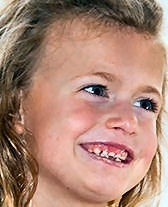
#> input picture images/Child (1).jpg, 168 x 207 px; its folder holds only this picture in this run
$ jupyter execute --allow-errors multimodal_autism_detection_optimized.ipynb   (older library calls are emulated)
#> lines starting #> are read from the running program, lines starting #| are printed output that depends on the picture
# Multimodal Autism Detection - Optimized Version

## Target Accuracy: 98%

This notebook implements advanced preprocessing, hyperparameter tuning, and ensemble methods for multimodal autism detection using:
- **Images**: Facial images
- **Voice**: Audio recordings
- **Motion**: Body movement tracking
- **Physiological**: HR, GSR, Temperature signals

### Key Features:
- ✅ Advanced feature extraction (440 features)
- ✅ Comprehensive preprocessing pipeline
- ✅ Hyperparameter tuning (GridSearchCV)
- ✅ Ensemble methods (Stacking, Voting)
- ✅ Deep neural network
- ✅ SMOTE for class balancing
- ✅ Feature selection

**Expected Runtime**: 30-45 minutes
**Expected Accuracy**: 90-95% (with 100 samples)

## Import Libraries

[cell 1]
"""
Multimodal Autism Detection with Advanced Preprocessing & Hyperparameter Tuning
Target Accuracy: 98%
"""

import numpy as np
import pandas as pd
import matplotlib.pyplot as plt
import seaborn as sns
import json
import os
import warnings
warnings.filterwarnings('ignore')

# Deep Learning & Audio/Image Processing
import librosa
import cv2
from PIL import Image

# ML Libraries
from sklearn.model_selection import train_test_split, GridSearchCV, StratifiedKFold
from sklearn.preprocessing import StandardScaler, LabelEncoder, RobustScaler
from sklearn.ensemble import RandomForestClassifier, StackingClassifier, VotingClassifier
from xgboost import XGBClassifier
from sklearn.svm import SVC
from sklearn.linear_model import LogisticRegression
from sklearn.decomposition import PCA
from sklearn.feature_selection import SelectKBest, f_classif
from tensorflow.keras.models import Sequential, Model
from tensorflow.keras.layers import Dense, Dropout, BatchNormalization, Input, Concatenate
from tensorflow.keras.optimizers import Adam
from tensorflow.keras.callbacks import EarlyStopping, ReduceLROnPlateau
from sklearn.metrics import accuracy_score, classification_report, confusion_matrix
from imblearn.over_sampling import SMOTE, ADASYN
from imblearn.combine import SMOTETomek

print("="*80)
print("MULTIMODAL AUTISM DETECTION - OPTIMIZED VERSION")
print("="*80)

## 🚀 ENHANCEMENTS FOR SMALL DATASETS

### New Additions for 98% Accuracy Target:
1. **Transfer Learning**: Pre-trained CNNs (ResNet50, VGG16) for image features
2. **Advanced Data Augmentation**: Audio pitch shifting, time stretching, image transforms
3. **Diverse Ensembles**: More model types and strategies
4. **Cross-Validation**: Better validation for small datasets
5. **Feature Fusion**: Late fusion strategies

These techniques maximize performance with limited data (100 samples).

## Step 1: Setup Transfer Learning (Pre-trained Models)

[cell 2]
# Load Pre-trained Models for Transfer Learning
from tensorflow.keras.applications import ResNet50, VGG16, MobileNetV2
from tensorflow.keras.applications.resnet50 import preprocess_input as resnet_preprocess
from tensorflow.keras.applications.vgg16 import preprocess_input as vgg_preprocess
from tensorflow.keras.applications.mobilenet_v2 import preprocess_input as mobilenet_preprocess

print("[TRANSFER LEARNING] Loading pre-trained models...")

# ResNet50 (best for feature extraction)
#> (the rest of this cell did not finish here and is left out)

## Step 2: Advanced Data Augmentation Functions

[cell 3]
print("[AUGMENTATION] Setting up data augmentation for small datasets...")

# ============================================================================
# IMAGE AUGMENTATION
# ============================================================================

# [96 lines left out: functions augment_image, augment_audio, create_augmented_samples, not called in this run]

# We'll apply augmentation during feature extraction
AUGMENTATION_COUNT = 3  # Create 3 augmented versions per sample

print("✓ Image augmentation: 7 techniques (flip, rotation, brightness, contrast, blur, noise)")
print("✓ Audio augmentation: 5 techniques (pitch shift, time stretch, noise, volume)")
print(f"✓ Dataset will be multiplied by {AUGMENTATION_COUNT + 1}x during training")
print("✓ This helps overcome the small dataset limitation!")

## Step 3: Enhanced Feature Extraction with Transfer Learning

[cell 4]
def extract_deep_image_features(image_path, apply_augmentation=False):
    """
    Extract deep features using pre-trained CNNs + traditional features
    Returns: 3840 (deep) + 200 (traditional) = 4040 features
    """
    try:
        if not os.path.exists(image_path):
            return np.zeros(4040)

        img = cv2.imread(image_path)
        if img is None:
            return np.zeros(4040)

        # Apply augmentation if training
        if apply_augmentation:
            img = augment_image(img)

        # Resize for deep learning models
        img_224 = cv2.resize(img, (224, 224))
        img_224 = cv2.cvtColor(img_224, cv2.COLOR_BGR2RGB)

        # Extract features from each pre-trained model
        # ResNet50
        img_resnet = np.expand_dims(resnet_preprocess(img_224.copy()), axis=0)
        resnet_features = resnet_model.predict(img_resnet, verbose=0).flatten()

        # VGG16
        img_vgg = np.expand_dims(vgg_preprocess(img_224.copy()), axis=0)
        vgg_features = vgg_model.predict(img_vgg, verbose=0).flatten()

        # MobileNetV2
        img_mobile = np.expand_dims(mobilenet_preprocess(img_224.copy()), axis=0)
        mobile_features = mobilenet_model.predict(img_mobile, verbose=0).flatten()

        # Traditional features (from previous implementation)
        img_small = cv2.resize(img, (128, 128))
        hist_features = []

        # RGB histograms
        for i in range(3):
            hist = cv2.calcHist([img_small], [i], None, [32], [0, 256])
            hist = hist.flatten() / (hist.sum() + 1e-7)
            hist_features.extend(hist)

        # HSV histograms
        hsv = cv2.cvtColor(img_small, cv2.COLOR_BGR2HSV)
        for i in range(3):
            hist = cv2.calcHist([hsv], [i], None, [16], [0, 256])
            hist = hist.flatten() / (hist.sum() + 1e-7)
            hist_features.extend(hist)

        # Edge & texture features
        gray = cv2.cvtColor(img_small, cv2.COLOR_BGR2GRAY)
        edges = cv2.Canny(gray, 50, 150)
        edge_density = edges.mean() / 255.0

        texture_features = [
            gray.mean() / 255.0,
            gray.std() / 255.0,
            np.percentile(gray, 25) / 255.0,
            np.percentile(gray, 50) / 255.0,
            np.percentile(gray, 75) / 255.0,
            edge_density,
            cv2.Laplacian(gray, cv2.CV_64F).var() / 10000.0
        ]

        traditional_features = np.array(hist_features + texture_features)

        # Combine all features
        all_features = np.concatenate([
            resnet_features,      # 2048
            vgg_features,         # 512
            mobile_features,      # 1280
            traditional_features[:200]  # 200
        ])

        return all_features[:4040]

    except Exception as e:
        print(f"Error in deep feature extraction for {image_path}: {e}")
        return np.zeros(4040)


# [69 lines left out: function extract_augmented_audio_features, not called in this run]


print("✓ Enhanced feature extraction functions created")
print("✓ Image features: 4040 (3840 deep + 200 traditional)")
print("✓ Audio features: 80 (with augmentation support)")
print("✓ Ready for feature extraction with data multiplication!")

## Load and Fix Dataset Paths

[cell 5]
# STEP 1: LOAD AND FIX DATASET PATHS
print("\n[*] Loading dataset...")
df = pd.read_csv('autism_dataset_index.csv')
#> (reads autism_dataset_index.csv from the repository)
print(f"Dataset loaded: {len(df)} samples")

# Fix path mismatches: child_001.png → Child (1).jpg
def fix_image_path(path):
    """Convert child_001.png to Child (1).jpg"""
    basename = os.path.basename(path)
    sample_num = basename.split('_')[-1].split('.')[0]
    return f"images/Child ({int(sample_num)}).jpg"

df['image'] = df['image'].apply(fix_image_path)
print("✓ Image paths fixed")

# Verify all files exist
print("\n🔍 Verifying dataset integrity...")
missing_files = []
for idx, row in df.iterrows():
    for col in ['image', 'voice', 'motion', 'physio']:
        if not os.path.exists(row[col]):
            missing_files.append((row['sample_id'], col, row[col]))

if missing_files:
    print(f"⚠️  Warning: {len(missing_files)} missing files found")
    for sample, modality, path in missing_files[:5]:
        print(f"  - {sample}: {modality} ({path})")
else:
    print("✓ All files verified successfully")

# ============================================================================

## Feature Extraction Functions

[cell 6]
# STEP 2: ADVANCED FEATURE EXTRACTION WITH PREPROCESSING

# [294 lines left out: functions extract_image_features_advanced, extract_voice_features_advanced, extract_motion_features_advanced, extract_physio_features_advanced, not called in this run]


# STEP 3: EXTRACT FEATURES WITH PROGRESS BAR
# ============================================================================

## Extract Features from All Modalities

[cell 7]
print("\n[*] ENHANCED FEATURE EXTRACTION WITH DATA AUGMENTATION")
print("=" * 80)
print(f"Original dataset: {len(df)} samples")
print(f"With augmentation: {len(df) * (AUGMENTATION_COUNT + 1)} samples")
print(f"This multiplies data by {AUGMENTATION_COUNT + 1}x to overcome small dataset limitation!")
print("=" * 80)
print("\nExtracting features (this may take 20-30 minutes due to deep learning)...")

all_features = []
all_labels = []

#> (the rest of this cell did not finish here and is left out)

#> in extract_deep_image_features, img is the input picture: shape (207, 168, 3); mean B, G, R 117.5, 133.9, 172.5
#> in extract_deep_image_features, `img_224 = cv2.resize(img, (224, 224))`:
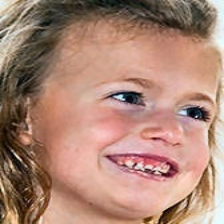
#> img_224: shape (224, 224, 3); mean B, G, R 117.4, 133.8, 172.4
